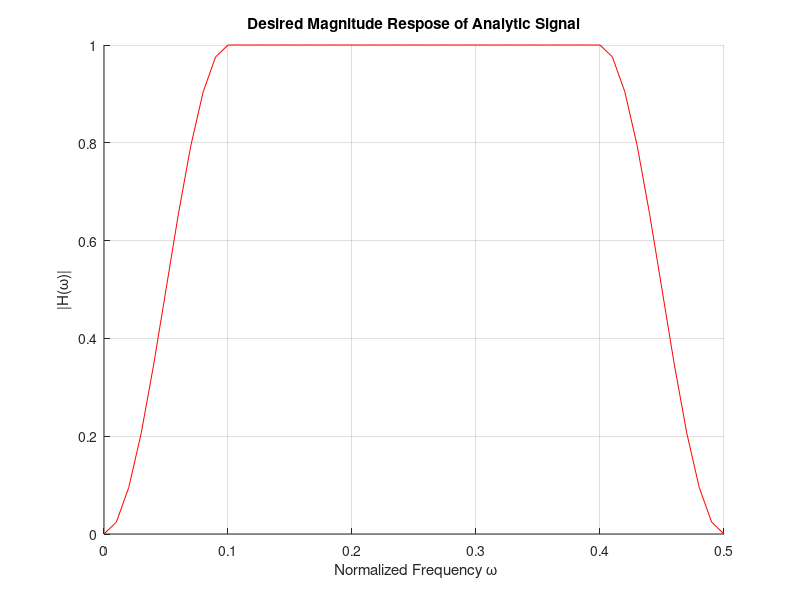
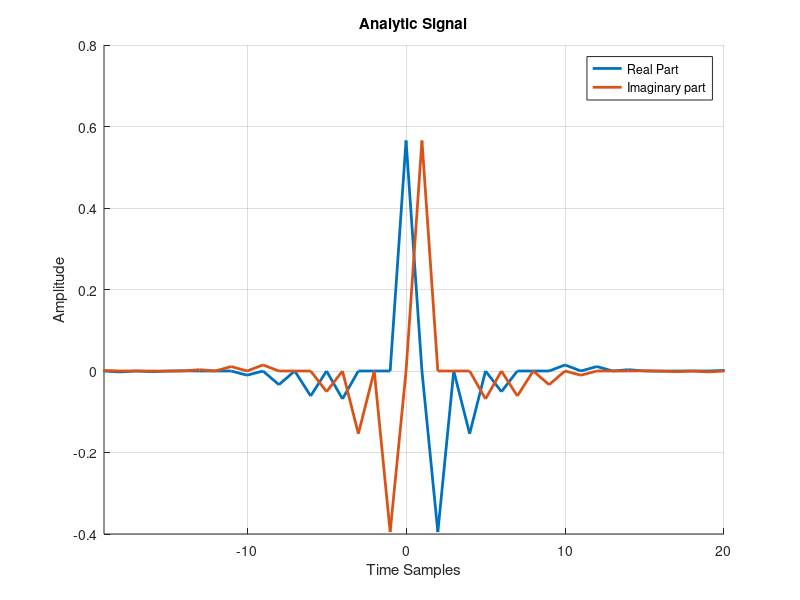
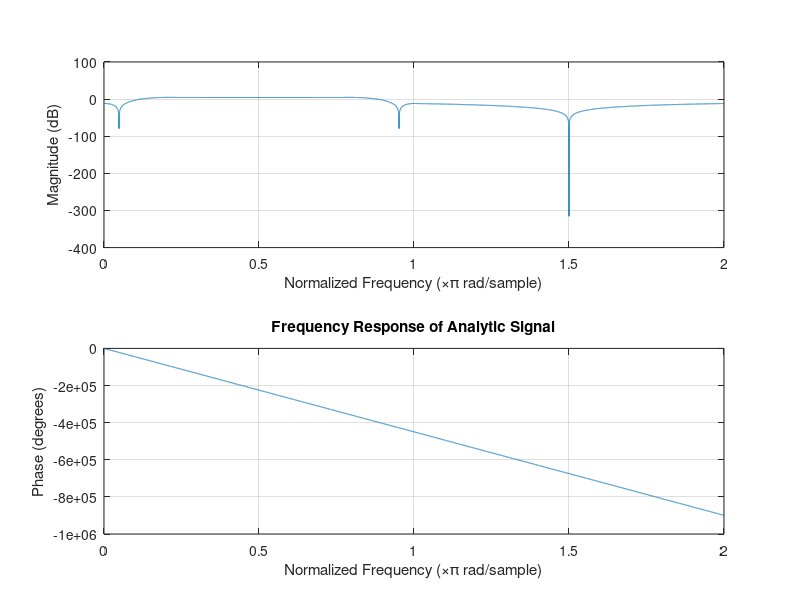

The MATLAB script that drew these images, in order:
clc;
close all;

W1 = 0.05;
W2 = 0.45;
a = 0.05;
w1 = W1 - a :0.01: W1 + a;
H1 = sin(pi/(4*a)*[w1 - (W1 -a)]).^2;
w2 = W1 + a :0.01: W2 - a;
w3 = W2 - a :0.01: W2 + a;
H3 = cos(pi/(4*a)*[w3 - (W2 -a)]).^2;

figure
hold on
plot(w1,H1,'r');
plot(w2, ones(1,length(w2)),'r');
plot(w3,H3,'r');
grid on
title('Desired Magnitude Respose of Analytic Signal');
xlabel(' Normalized Frequency \omega');
ylabel('|H(\omega)|');

%% Obtaining Samples

A = load('A_5000.dat');
B = load('B_5000.dat');

figure
hold on
plot([-2499:2500],A,'linewidth',2);
plot([-2499:2500],B,'linewidth',2);
xlim([-19 20]);
grid on
title('Analytic Signal');
xlabel('Time Samples');
ylabel('Amplitude');
legend('Real Part','Imaginary part');

%% Constructing the Analytic Signal
Z = A + j*B;

figure
freqz(Z);
title('Frequency Response of Analytic Signal');


